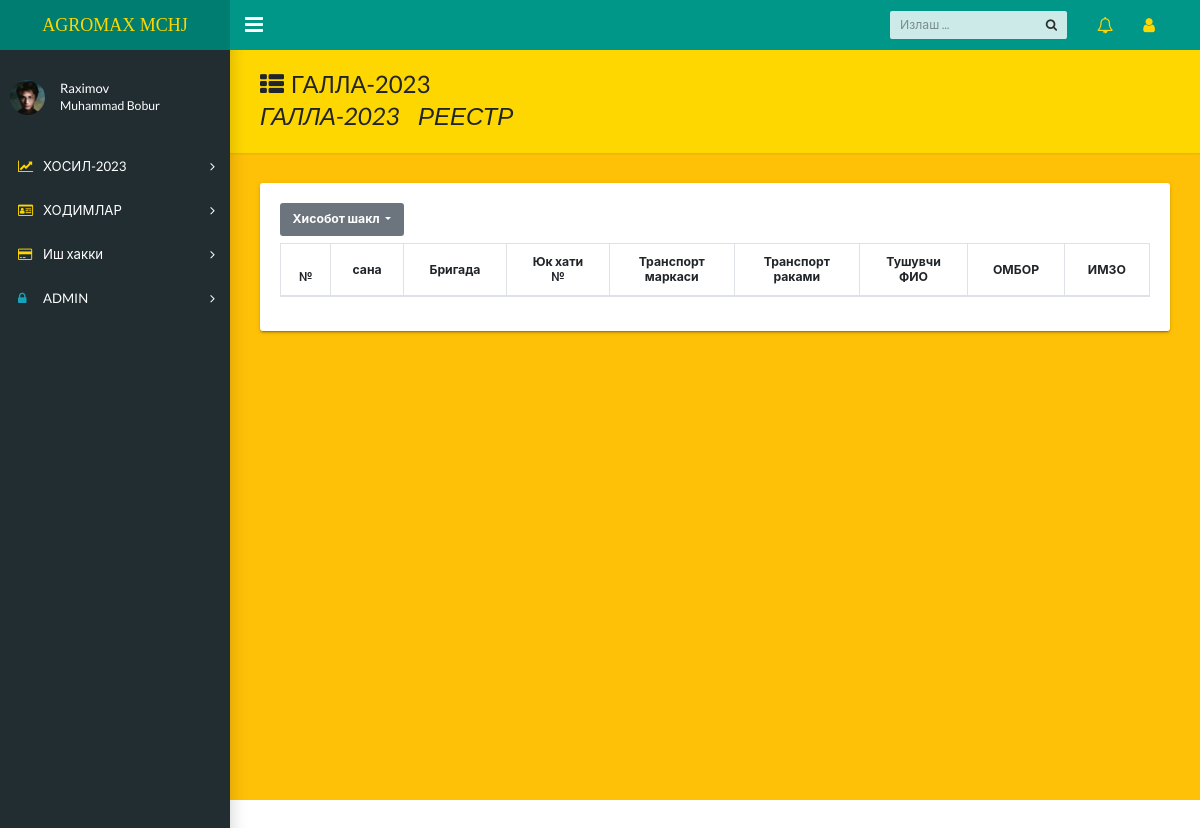
/yukhatlar/ (signed in), run on an earlier commit of the app's database.
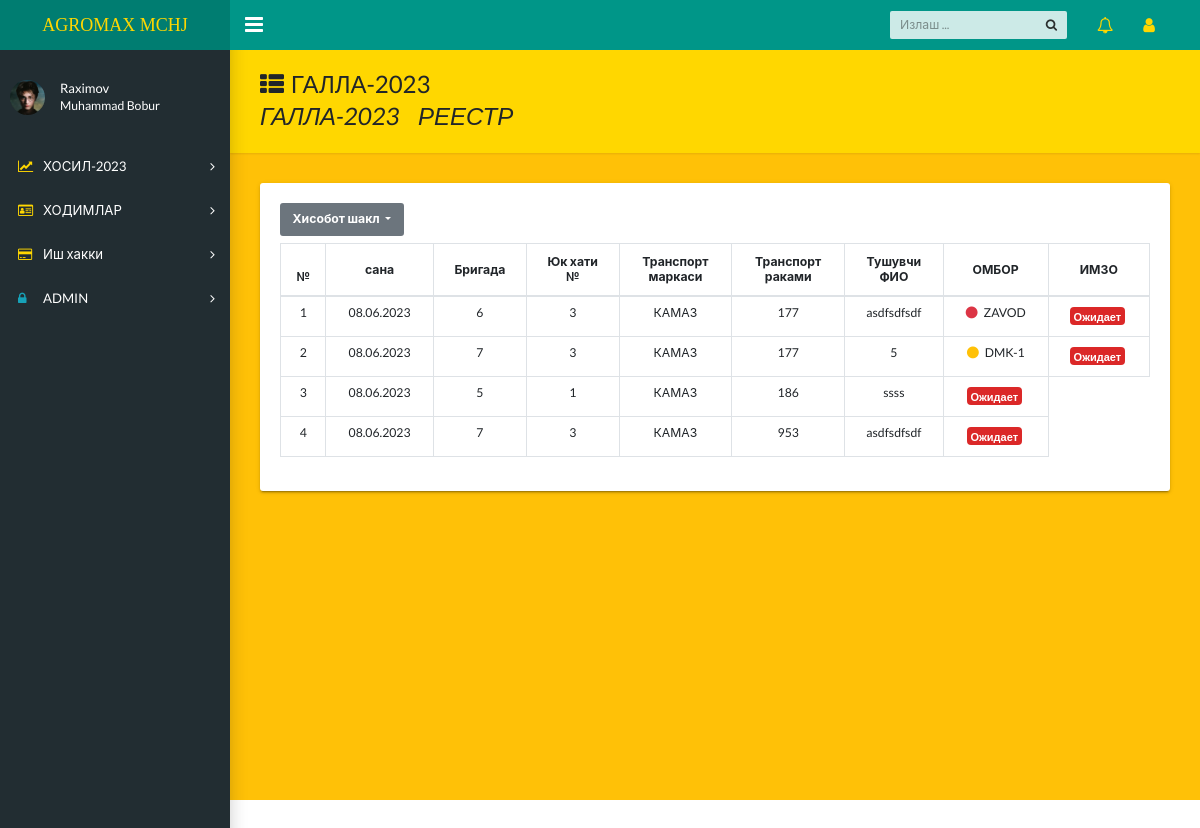
And on a later commit of the database.
### homes/models.py (models this page shows, shortened)
class Galla(models.Model):
    sender=models.ForeignKey(User,on_delete=models.CASCADE,null=True,blank=True)
    date=models.DateField()
    brigada=models.ForeignKey('GBrigada',on_delete=models.PROTECT)
    ombor=models.ForeignKey("OmborG",on_delete=models.CASCADE)
    yuk_num=models.CharField(max_length=3)
    tr_marka=models.CharField(max_length=20,choices=tr_marka)
    tr_num=models.CharField(max_length=20)
    tr_name=models.CharField(max_length=30)
    imzo=models.BooleanField(default=False)
    brutto=models.FloatField(null=True,blank=True)
    tara=models.FloatField(null=True,blank=True)
    sofVazn=models.IntegerField(blank=True,null=True,default=0)

### login/views.py (the view)
# urls.py: path('yukhatlar/',yukhatlar,name='yukhatlar'),
def yukhatlar(request):
    user=request.user
    dmk=Galla.objects.filter(sender=user).order_by('-id').values('date','brigada','ombor__name','yuk_num','tr_num','tr_marka','tr_name','imzo','id')
    context={'dmk':dmk}
    return render(request,'profile/yukhati.html',context)

### templates/profile/yukhati.html (shortened to what this page needs)
{% extends 'homes/dashboard.html' %}
{% block content %}
<main class="app-content bg-warning">
    <div class="app-title" style="background-color: gold;">
      <div>
        <h1><i class="fa fa-th-list pr-2"></i>ГАЛЛА-2023
        <p>ГАЛЛА-2023&nbsp;&nbsp;&nbsp; РЕЕСТР</p>
      </div>
    </div>
    <div class="row" >
      <div class="col-md-12">
        <div class="tile" >
          <div class="tile-body">
            <div class="table-responsive">
                {% include 'profile/yukhati-inc.html' %}
              </div>
          </div>
        </div>
      </div>
    </div>
  </main>
{% endblock %}

### templates/profile/yukhati-inc.html
{% include 'homes/dropdown.html' %}
<table class="table table-bordered" style="line-height:12px ;">
    <thead class="text-center" style="font-weight:900 ; line-height: 15px;">
    <tr >
        <th>№</th>
        <th class="align-middle">сана</th>
        <th class="align-middle">Бригада</th>
        <th class="align-middle">Юк хати <br> №</th>
        <th class="align-middle">Транспорт <br> маркаси</th>
        <th class="align-middle">Транспорт <br> раками</th>
        <th class="align-middle">Тушувчи <br>ФИО</th>
        <th class="align-middle">ОМБОР</th>
        <th class="align-middle">ИМЗО</th>
    </tr>
    </thead>
    <tbody class="text-center">
    {% for i in dmk %}
    <tr>
        <td>{{forloop.counter}}</td>
        <td>{{i.date|date:"d.m.Y"}}</td>
        <td>{{i.brigada}}</td>
        <td>{{i.yuk_num}}</td>
        <td>{{i.tr_marka}}</td>
        <td>{{i.tr_num}}</td>
        <td>{{i.tr_name}}</td>
        {% if i.ombor__name == 'DMK-1' %}
        <td><i class="circle icon text-warning pr-2 "></i>{{i.ombor__name}}</td>
        {% elif i.ombor__name == 'DMK-2'  %}
        <td><i class="circle icon text-success pr-2 "></i>{{i.ombor__name}}</td>
        {% elif i.ombor__name == 'ZAVOD' %}
        <td><i class="circle icon text-danger pr-2 "></i>{{i.ombor__name}}</td>
        {% endif %}
        {% if i.imzo %}
        <td class="text-center"><button class="ui primary button mini p-1">Подтверждён</button></td>
        {% else %}
        <td class="text-center"><button class="ui red button mini p-1">Ожидает</button></td>
        {% endif %}
    </tr>
    {% endfor %}
    </tbody>
  </table>

What changed in the data, as far as the page shows it:
added Galla: date "08.06.2023", brigada "6", yuk_num "3", tr_marka "КАМАЗ", tr_num "177", tr_name "asdfsdfsdf", ombor__name "ZAVOD", imzo "Ожидает"
added Galla: date "08.06.2023", brigada "7", yuk_num "3", tr_marka "КАМАЗ", tr_num "177", tr_name "5", ombor__name "DMK-1", imzo "Ожидает"
added Galla: date "08.06.2023", brigada "5", yuk_num "1", tr_marka "КАМАЗ", tr_num "186", tr_name "ssss", imzo "Ожидает"
added Galla: date "08.06.2023", brigada "7", yuk_num "3", tr_marka "КАМАЗ", tr_num "953", tr_name "asdfsdfsdf", imzo "Ожидает"
